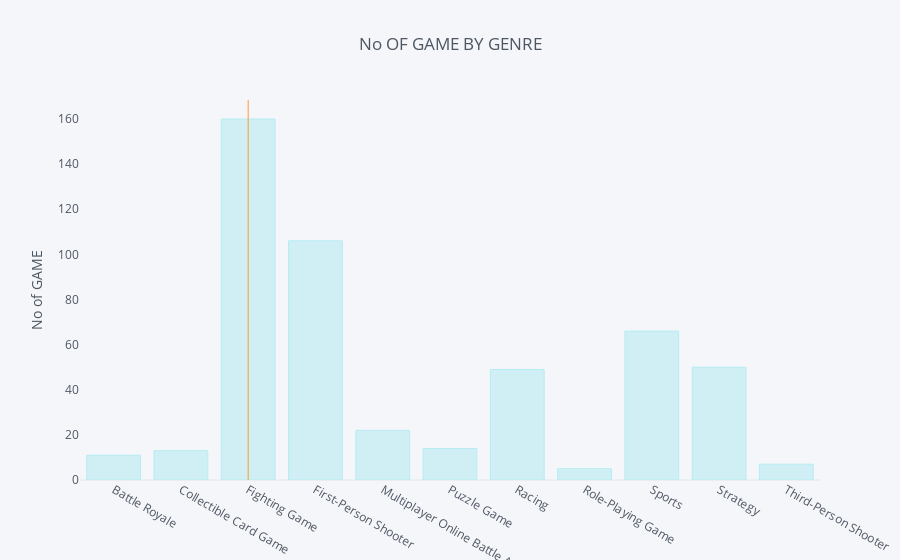

Notebook code for this chart:
### Markdown cell above
### No of Game by Genre

- Fighting Game, First-Person Shooter, Sport, Strategy and Racing are the top 5 with no of Game in ESport respectively.

### Code cell
# No of Game in each Genre
c = df.groupby('Genre')['GameName'].count()
c.iplot(kind='bar',
        colorscale='henanigans',
        showgrid=False,
        title="No OF GAME BY GENRE",
        yTitle="No of GAME",
        vline=dict(x=c.index[2], color="orange"))

### Figure 1 — Plotly figure (JSON) as saved in the notebook; plotly's stock layout.template omitted (floating-point values rounded to 4 significant figures)
{"data": [{"marker": {"color": "rgba(182, 236, 243, 0.6)", "line": {"color": "rgba(182, 236, 243, 1.0)", "width": 1}}, "name": "GameName", "orientation": "v", "text": "", "type": "bar", "x": ["Battle Royale", "Collectible Card Game", "Fighting Game", "First-Person Shooter", "Multiplayer Online Battle Arena", "Puzzle Game", "Racing", "Role-Playing Game", "Sports", "Strategy", "Third-Person Shooter"], "y": [11, 13, 160, 106, 22, 14, 49, 5, 66, 50, 7]}], "layout": {"legend": {"bgcolor": "#F5F6F9", "font": {"color": "#4D5663"}}, "paper_bgcolor": "#F5F6F9", "plot_bgcolor": "#F5F6F9", "shapes": [{"line": {"color": "#ff9933", "dash": "solid", "width": 1}, "type": "line", "x0": "Fighting Game", "x1": "Fighting Game", "xref": "x", "y0": 0, "y1": 1, "yref": "paper"}], "title": "No OF GAME BY GENRE", "titlefont": {"color": "#4D5663"}, "xaxis": {"gridcolor": "#E1E5ED", "showgrid": false, "tickfont": {"color": "#4D5663"}, "title": "", "titlefont": {"color": "#4D5663"}, "zerolinecolor": "#E1E5ED"}, "yaxis": {"gridcolor": "#E1E5ED", "showgrid": false, "tickfont": {"color": "#4D5663"}, "title": "No of GAME", "titlefont": {"color": "#4D5663"}, "zerolinecolor": "#E1E5ED"}}}
